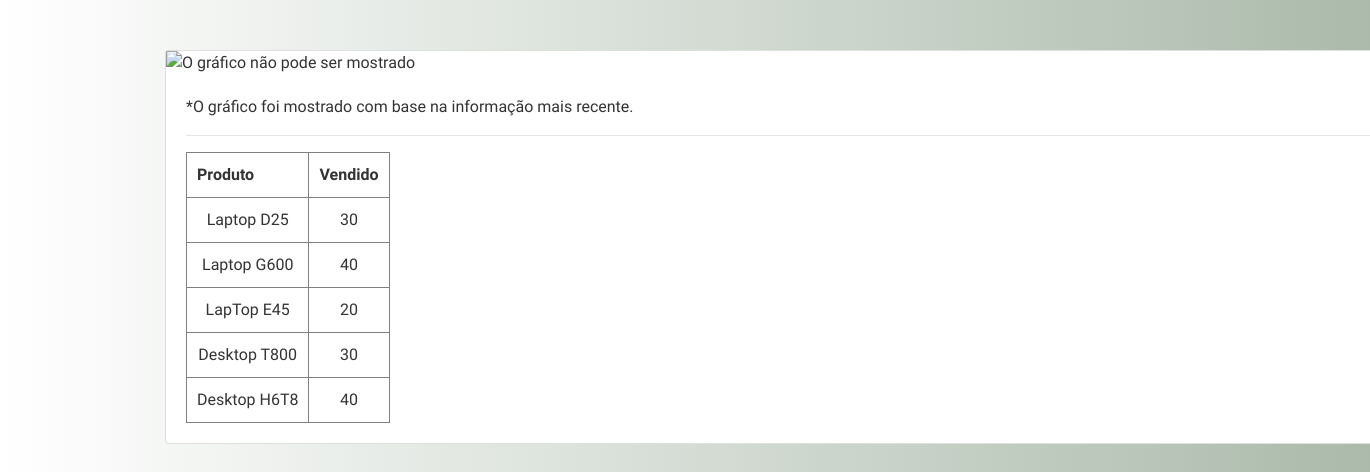
The app's page /sales (signed in), older data.
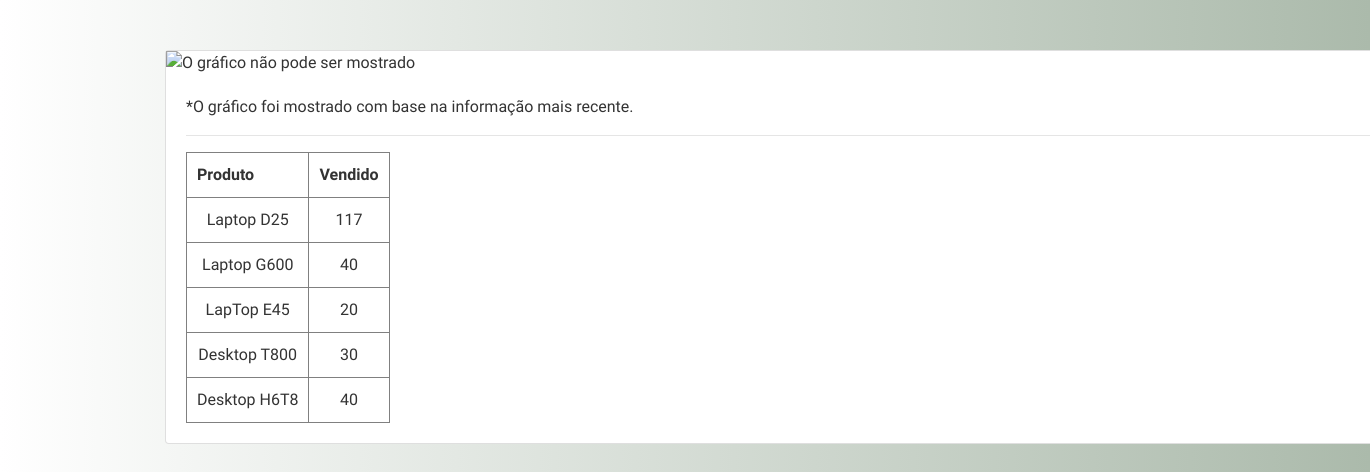
The same page, newer data.
### infortech/products/models.py (models this page shows, shortened)
class Product(db.Model):
    id = db.Column(db.Integer, primary_key=True)
    pub_date = db.Column(db.DateTime, default=datetime.utcnow)
    name = db.Column(db.String(80), nullable=False)
    max_stock = db.Column(db.Integer, nullable=False)
    stock = db.Column(db.Integer, nullable=False)
    sector = db.Column(db.Integer, nullable=False)
    supplier_discount = db.Column(db.Integer, nullable=False)
    base_price = db.Column(db.Float, nullable=False)
    price_paid = db.Column(db.Float, nullable=False)
    product_IVA = db.Column(db.Integer, nullable=False)
    price = db.Column(db.Numeric(10, 2), nullable=False)
    total_order = db.Column(db.Integer, nullable=False)
    supplier_id = db.Column(db.Integer, db.ForeignKey('supplier.id'),
                            nullable=False)
    supplier = db.relationship('Supplier',
                               backref=db.backref('products', lazy=True))
    category_id = db.Column(db.Integer, db.ForeignKey('category.id'),
                            nullable=False)
    category = db.relationship('Category',
                               backref=db.backref('categories', lazy=True))

### infortech/suppliers/routes.py (the view)
@app.route('/sales', methods=['GET'])
def view_sales():
    if 'username' not in session:
        flash(f'Faça login!', 'danger')
        return redirect(url_for('login_supplierAccount'))
    current_supplier = Supplier.query.filter_by(name=session['username']).first()
    products = Product.query.filter_by(supplier_id=current_supplier.id)
    x = [product.name for product in products]
    y = [product.total_order for product in products]
    fig, ax = plt.subplots()
    ax.bar(x, y, width=1, edgecolor="white", linewidth=0.7)
    plt.title('Vendas')
    plt.ylabel('Total vendido (unidades)')
    fig = matplotlib.pyplot.gcf()
    fig.set_size_inches(15, 10, forward=True)
    plt.savefig('infortech/static/sale_graph.png')
    return render_template('suppliers/sales.html', products=products, curret_supplier=current_supplier,
                           plot_url="static/sale_graph.png", x=x, y=y)

### infortech/templates/suppliers/sales.html
{% extends "layout.html" %}
{% block content %}
{% if plot_url %}
<div class="container">
    <a href="/supplier">
        <button type="button" class="btn btn-outline-primary">Voltar</button>
    </a>
    <div class="card" style="width: 80rem;">
  <img src= "/static/sale_graph.png" alt="O gráfico não pode ser mostrado">
  <div class="card-body">
    <p class="card-text">*O gráfico foi mostrado com base na informação mais recente.
    <table border="1px solid" cellpadding="10px">
    <th>Produto</th>
      <hr>
    <th>Vendido</th>
    {% for product in products %}
        <tr>
            <td class="text-center">{{product.name}}</td>
            <td class="text-center">{{product.total_order}}</td>
        </tr>
    {% endfor %}
    </table>
  </div>
</div>
</div>
{% endif %}
{% endblock %}

Row changes from the older to the newer data that the page shows:
changed Product "Laptop D25": total_order "30" → "117"
